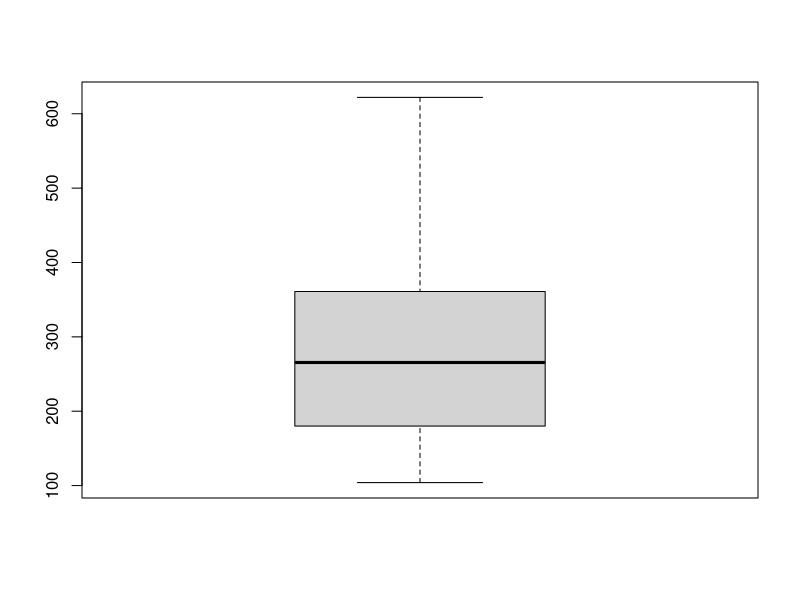
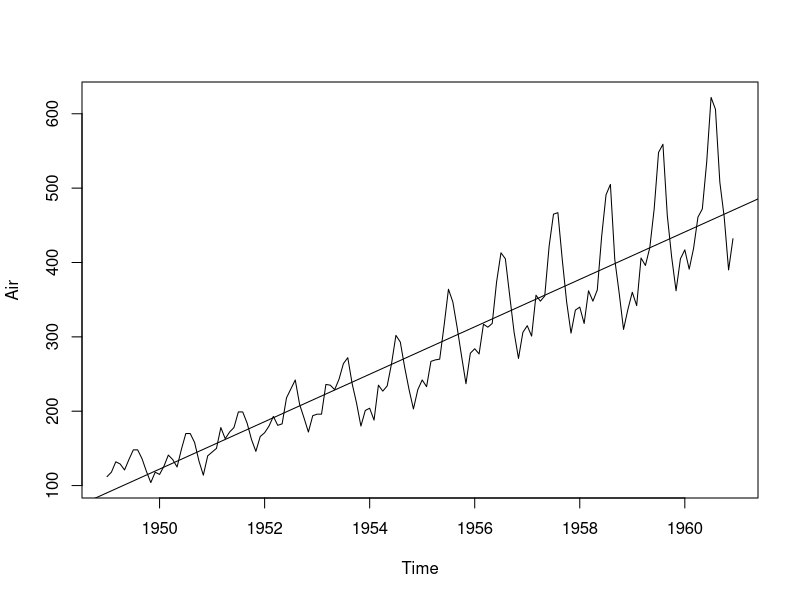
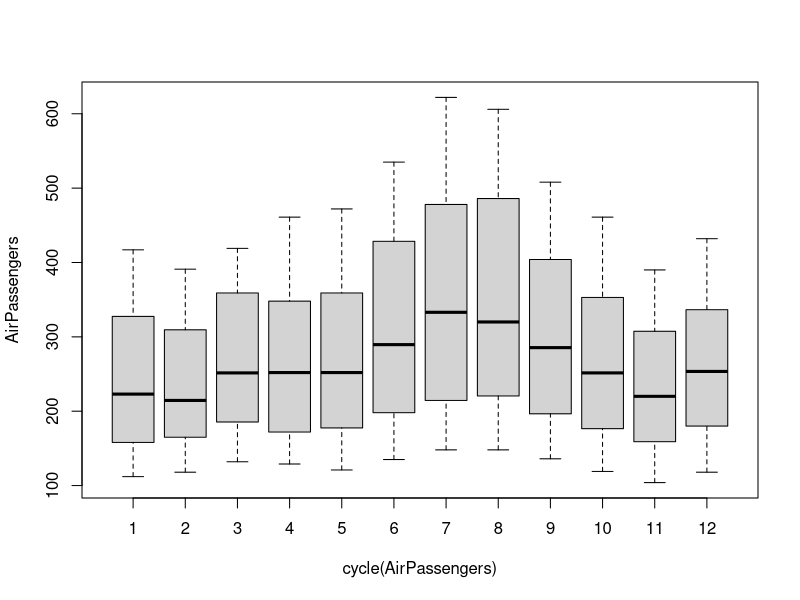
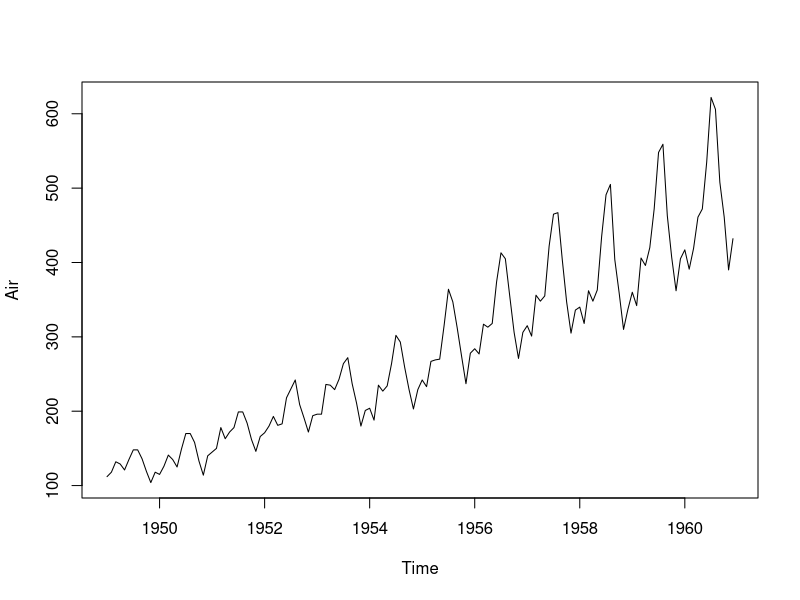
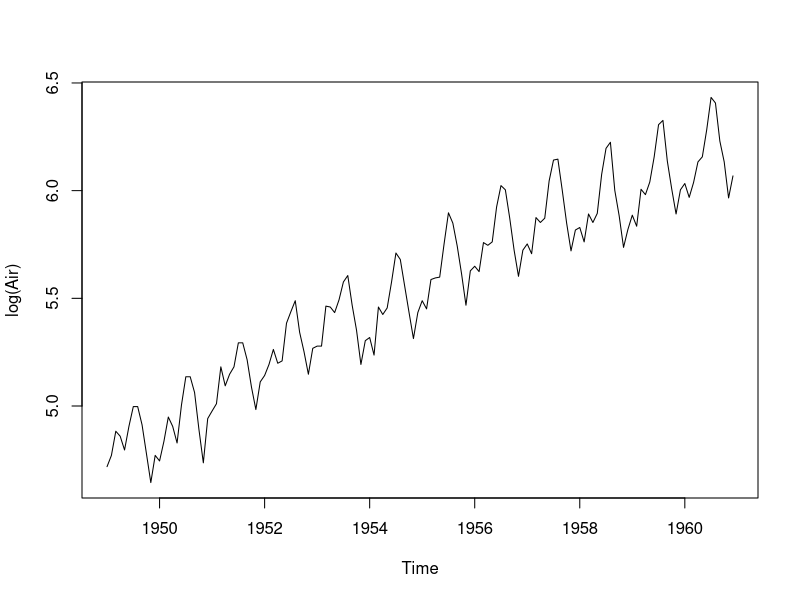
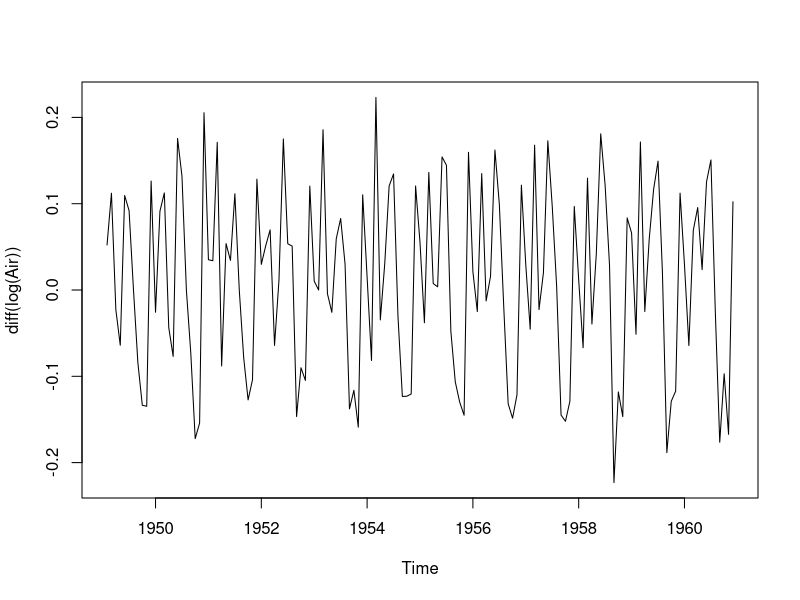
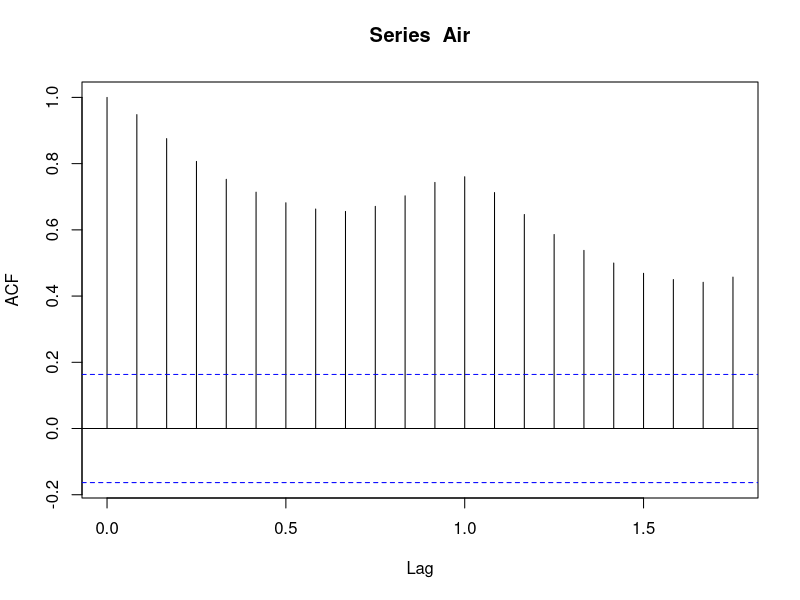
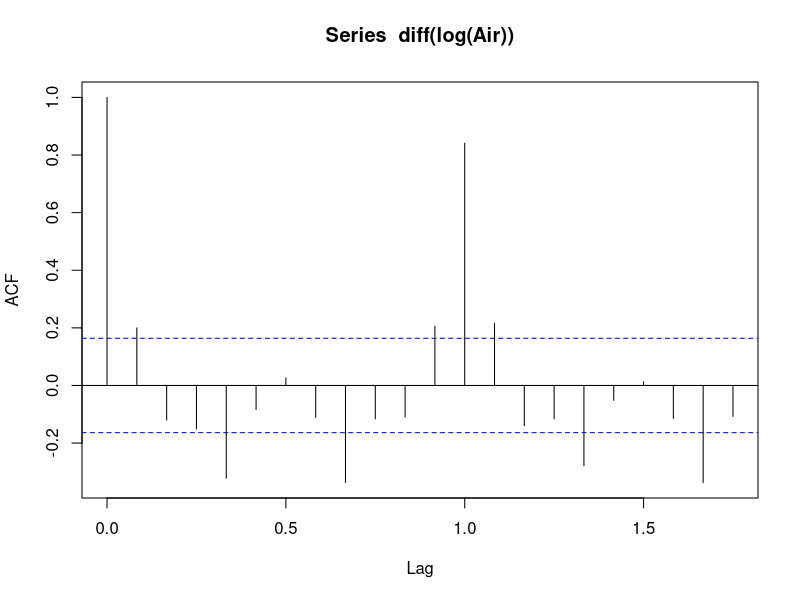

Write R code to recreate these figures, in order.
#############################################################################
#Time Series with R 
###################################################


#Load the data 
data("AirPassengers")
Air <- AirPassengers
class(Air)

#Check the Start of the Time Series 
start(Air)

# Check the end of the time series 

end(Air)

#Check the Summary of the data 

summary(Air)
boxplot(Air)

#Explore the data with plotting 

plot(Air)
abline(reg = lm(Air ~time(Air)))

#Print the cycle of the year 
cycle(Air)

boxplot(AirPassengers~cycle(AirPassengers))

#Check if the data is stationary 
install.packages("tseries")
library(tseries)

#plot the trend of air passanger 
plot(Air)

#Apply Lof func to make sure the variance are equal 

plot(log(Air))

#With LOG the variance is equal but we still see mean difference and in order to contorl mean we apply differrention (Diff)

plot(diff(log(Air)))

#AR I MA 
#P  D  Q (Values will come from the auto corelation function acf graph)
# p is the number of autoregressive terms,
# d is the number of nonseasonal differences needed for stationarity, and.Typically in maths its Differentiation  
# q is the number of lagged forecast errors in the prediction equation.
acf(Air)

acf(diff(log(Air))) #Determine value of Q
#Q = 1
 
pacf(diff(log(Air))) #Determine value of P
#P is 0

#adf.test(diff(log(Air)), alternative="stationary", k=0)

#Predict 10 years Passangers
#c(p,d,q)

(fit <- arima(log(AirPassengers), c(0, 1, 1),seasonal = list(order = c(0, 1, 1), period = 12)))

pred <- predict(fit, n.ahead = 10*12)
ts.plot(AirPassengers,2.718^pred$pred, log = "y", lty = c(1,3))


###Assignment is run the below code and come back with your inferences and how accurate it the model 

#Test the model 

datawide <- ts(Air,frequency = 12,start = c(1949,1),end = c(1959,12))

fit <- arima(log(datawide),c(0,1,1),seasonal = list(order=c(0,1,1),period =12))

pred = predict(fit,n.ahead = 10*12)
pred1 <- 2.718 ^ pred$pred

data1 <- head(pred1,12)

predict_1960 <- round(data1,digits=0)

original_1960<- tail(Air,12)

